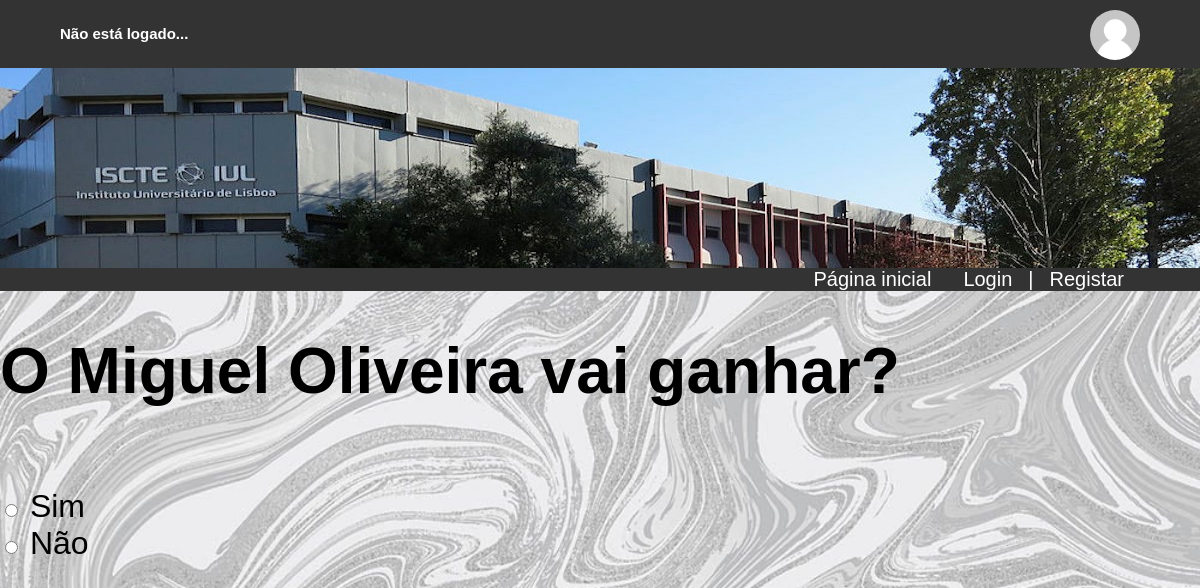
Page /votacao/1 on the committed database.
### votacao/models.py (models this page shows)
class Questao(models.Model):
    questao_texto = models.CharField(max_length=200)
    pub_data = models.DateTimeField('data de publicacao')

class Opcao(models.Model):
    questao = models.ForeignKey(Questao, on_delete=models.CASCADE)
    opcao_texto = models.CharField(max_length=200)
    votos = models.IntegerField(default=0)

### votacao/views.py (the view)
# urls.py: path('<int:questao_id>', views.detalhe, name='detalhe'),
def detalhe(request, questao_id):
    questao = get_object_or_404(Questao, pk=questao_id)
    return render(request, 'votacao/detalhe.html', {'questao': questao, })

### votacao/templates/votacao/detalhe.html (shortened to what this page needs)
{% extends './index.html' %}
{% block conteudoprincipal %}
    <h1>{{ questao.questao_texto }}</h1>
    <br>
    {% if questao.opcao_set %}
        <form action="{% url 'votacao:voto' questao.id %}"
              method="post">
            {% for opcao in questao.opcao_set.all %}
                <input type="radio" name="opcao"
                       id="opcao{{ forloop.counter }}"
                       value="{{ opcao.id }}" />
                <label for="opcao{{ forloop.counter }}">
                    {{ opcao.opcao_texto }}
                </label>
                <br>
            {% endfor %}
        </form>
    {% endif %}
    <br>
    <br>
{% endblock %}

### votacao/static/votacao/css/style.css (style rules this page uses)
* { box-sizing: border-box; }
body { font-family: sans-serif; font-size: 2em; margin: 0; background-image: url("../images/grey.jpg"); background-size: 100% 100%; background-size: cover }

### rows in the picture
Questao: questao_texto "O Miguel Oliveira vai ganhar?"
Opcao: opcao_texto "Sim"
Opcao: opcao_texto "Não"
